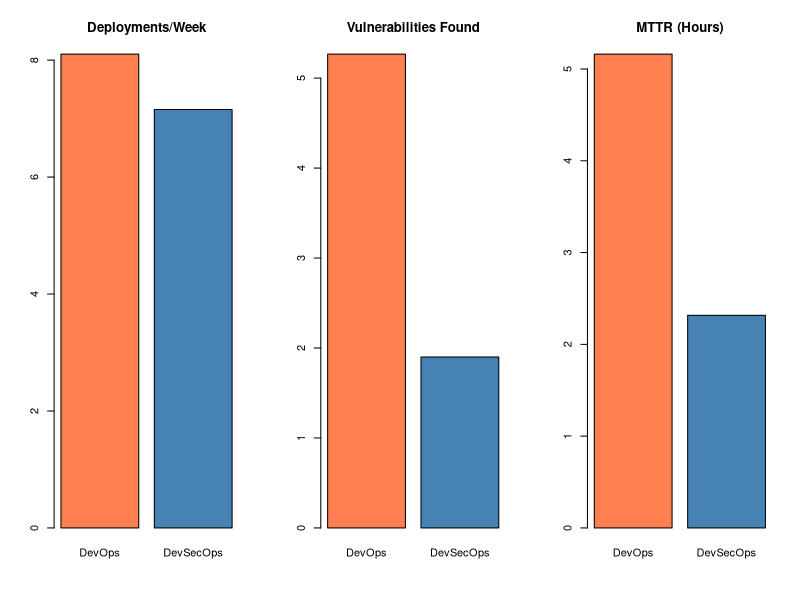

Write R code to recreate this figure.
# EX 03: Comparative Analysis using Synthetic Data
set.seed(42)
n <- 30

# Generate data
devops <- data.frame(
  Model = "DevOps",
  deployment_freq = rnorm(n, 8, 1.5),
  vulnerabilities = rpois(n, 6),
  mttr_hrs = rnorm(n, 5, 1)
)

devsecops <- data.frame(
  Model = "DevSecOps",
  deployment_freq = rnorm(n, 7, 1.2),
  vulnerabilities = rpois(n, 2),
  mttr_hrs = rnorm(n, 2.5, 0.7)
)

# Calculate means
data <- rbind(devops, devsecops)
summary_stats <- aggregate(. ~ Model, data, mean)

print(summary_stats, digits = 3)

# Plot charts
par(mfrow = c(1, 3)) 
barplot(summary_stats$deployment_freq, names.arg = summary_stats$Model, 
        col = c("coral", "steelblue"), main = "Deployments/Week")
barplot(summary_stats$vulnerabilities, names.arg = summary_stats$Model, 
        col = c("coral", "steelblue"), main = "Vulnerabilities Found")
barplot(summary_stats$mttr_hrs, names.arg = summary_stats$Model, 
        col = c("coral", "steelblue"), main = "MTTR (Hours)")
par(mfrow = c(1, 1))
